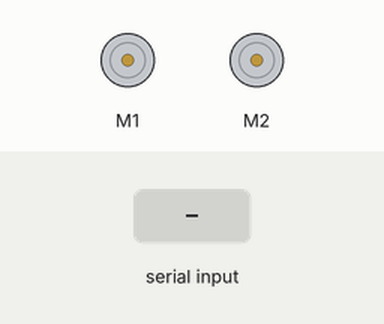
Simulated run of this sketch. Board: Arduino Uno, built with avr-gcc and run on an emulated ATmega328P. Parts: 2 × DC motor (green arrow = forward, orange = backward, longer = faster). Inputs (shaded band) come from the test bench.

Above: at 1.2 s.
1.3 s: "w" received over the second serial link
At 2.0 s:
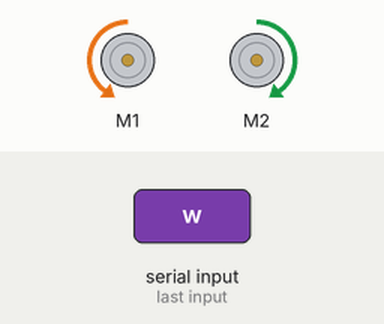
2.8 s: "s" received over the second serial link
At 3.6 s:
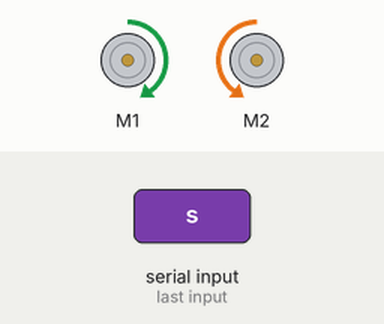
4.8 s: "a" received over the second serial link
At 6.3 s:
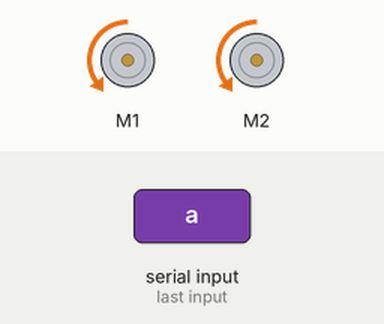
6.8 s: "d" received over the second serial link
At 7.8 s:
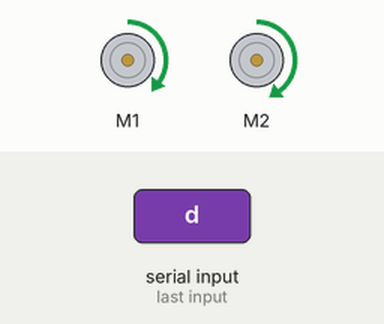
8.8 s: "1" received over the second serial link
At 10.5 s:
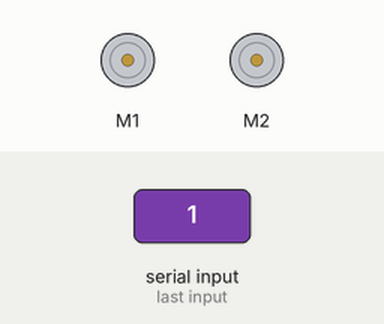
Timing chart, 0 to 11.8 s (numbered marks = the images above; inputs shaded):
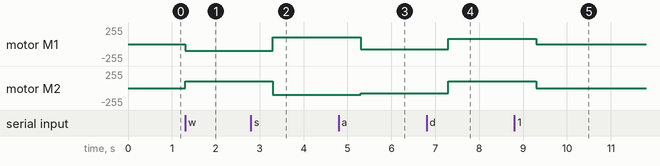

The sketch:

pruebasbluetothxd.ino
```cpp
#include <MeMCore.h>
#include <SoftwareSerial.h>


MeBluetooth bluetooth;


MeDCMotor motor3(M1);
MeDCMotor motor4(M2);

uint8_t motorSpeed = 100;
uint8_t turnSpeed = 80;

void setup() {
  Serial.begin(9600);
  bluetooth.begin(9600);

  motor3.stop();
  motor4.stop();
}

void loop() {
  if (bluetooth.available()) {
    char input = bluetooth.read();

    if (input == 'w') {
      motor3.run(-motorSpeed);
      motor4.run(motorSpeed);
      delay(2000);
    } else if (input == 's') {
      motor3.run(motorSpeed);
      motor4.run(-motorSpeed);
      delay(2000);
    } else if (input == 'a') {
      motor3.run(-turnSpeed);
      motor4.run(-turnSpeed);
      delay(2000);
    } else if (input == 'd') {
      motor3.run(turnSpeed);
      motor4.run(motorSpeed);
      delay(2000);
    } else {
      motor3.stop();
      motor4.stop();
      delay(2000);
    }
  }
}
```

Measured:
- after the input at 1.3 s, motor M1: stopped → backward 100/255 at once; motor M2: stopped → forward 100/255 at once
- after the input at 2.8 s, motor M1: backward 100/255 → forward 100/255 after 0.50 s; motor M2: forward 100/255 → backward 100/255 after 0.50 s
- after the input at 4.8 s, motor M1: forward 100/255 → backward 80/255 after 0.50 s; motor M2: backward 100/255 → backward 80/255 after 0.50 s
- after the input at 6.8 s, motor M1: backward 80/255 → forward 80/255 after 0.50 s; motor M2: backward 80/255 → forward 100/255 after 0.50 s
- after the input at 8.8 s, motor M1: forward 80/255 → stopped after 0.50 s; motor M2: forward 100/255 → stopped after 0.50 s
